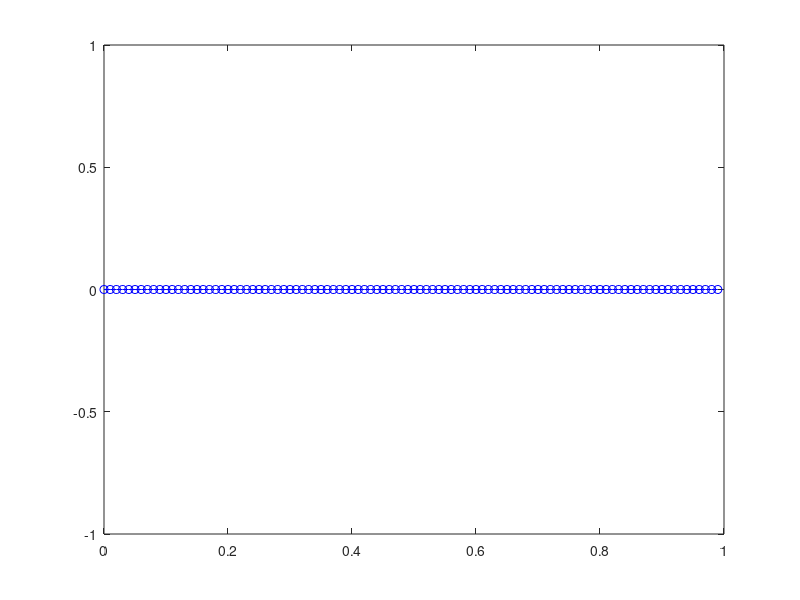
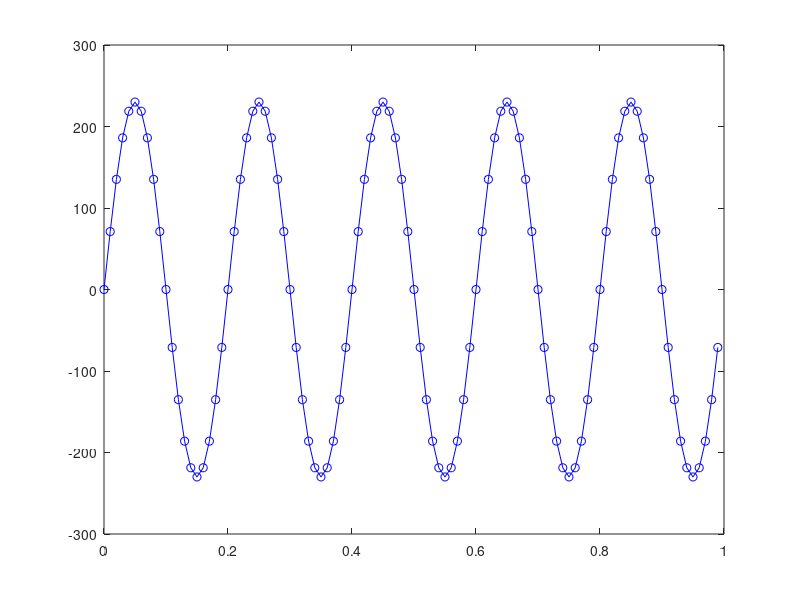
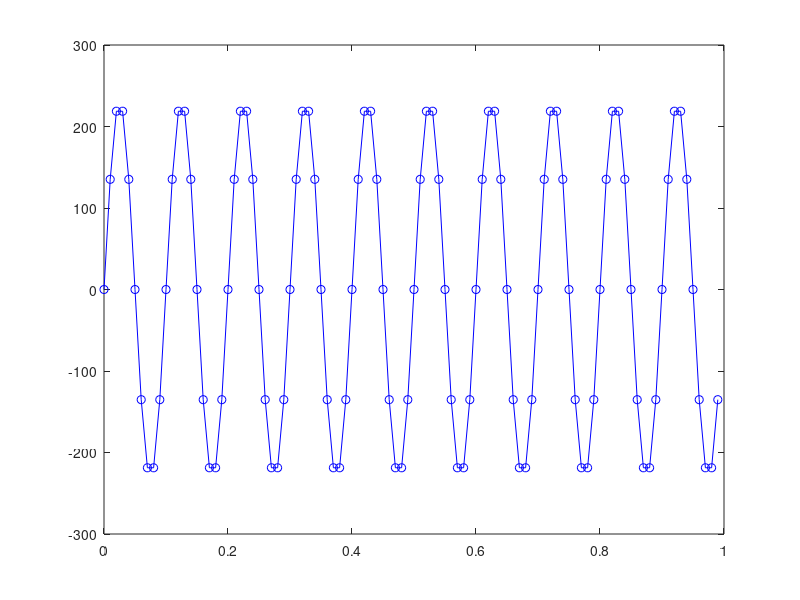
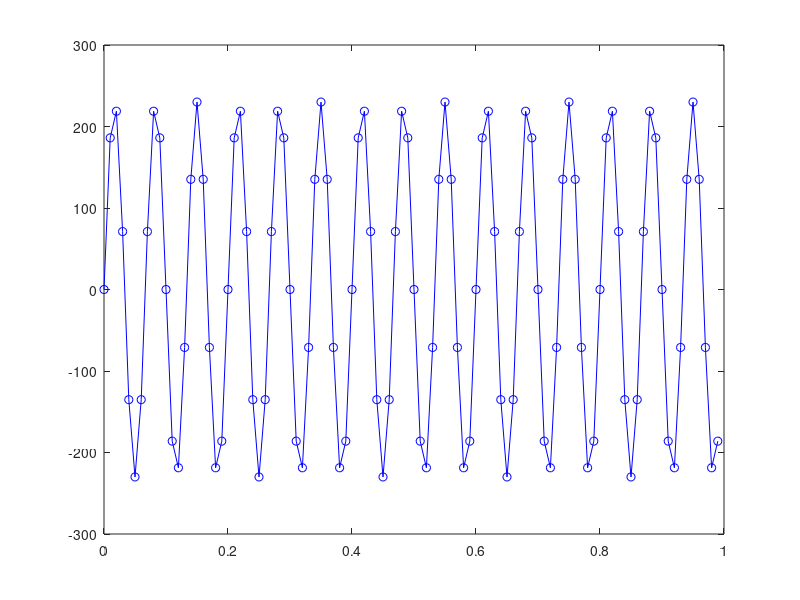

Source code (MATLAB) for these figures, in order:
close all; clear all;

A = 230;
fs = 100;
Ts = 1/fs;
t = 1;
liczba_probek = t*fs;
numery_probek = 0:liczba_probek-1;

for f = 0:5:300
    disp(f);
    omega_0 = 2*pi*f;
    macierz_probek = A*sin(omega_0*Ts*numery_probek);
    figure;
    plot(Ts*numery_probek,macierz_probek,'b-o');
    pause;
end
